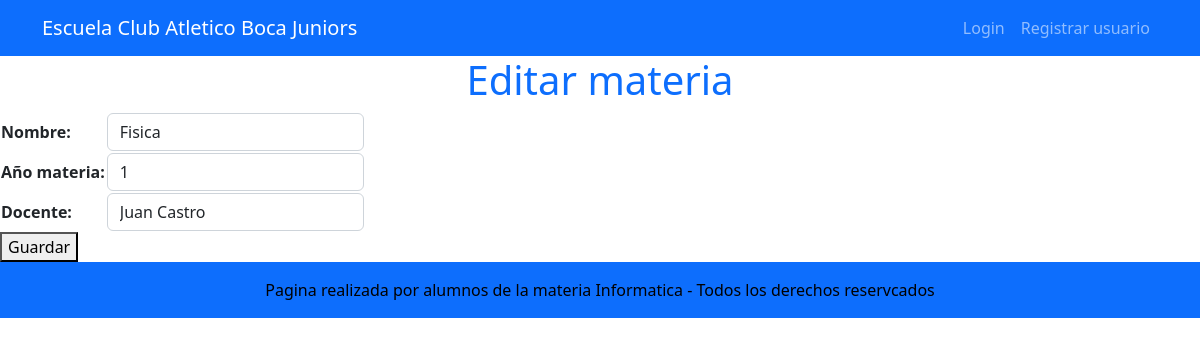
The page /materia/actualizar_materia/4 on the database its author committed.
### materia/models.py (models this page shows, shortened)
class Materia(models.Model):
    nombre = models.CharField(max_length=150, unique=True)
    año_materia= models.IntegerField(null=True, unique=True)
    docente = models.CharField(max_length=150, null=True,  unique=True)

### materia/views.py (the view)
# urls.py: path("actualizar_materia/<int:pk>", actualizar_materia, name="actualizar_materia"),
def actualizar_materia(request, pk:int):
    consulta = Materia.objects.get(id=pk)
    if request.method == "POST":
        form = MateriaForm(request.POST, instance=consulta)
        if form.is_valid():
            form.save()
            return redirect("materia:listado_materias")
    else:
        form = MateriaForm(instance=consulta)
    return render(request, "materia/crear_materia.html", {"form": form})

### materia/forms.py
class MateriaForm(forms.ModelForm):
    class Meta:
        model = Materia
        fields = ["nombre", "año_materia", "docente" ]
        widgets = {
            "nombre": forms.TextInput(attrs={"class": "form-control"}),
            "año_materia": forms.TextInput(attrs={"class": "form-control"}),
            "docente": forms.TextInput(attrs={"class": "form-control"}),
        }

### materia/templates/materia/crear_materia.html (shortened to what this page needs)
{% extends 'core/base.html' %}
{% block titulo_aplicacion %}
    {% if form.instance.pk %}
        Editar materia
    {% else %}
        Crear materia
    {% endif %}
{% endblock titulo_aplicacion %}
{% block contenido %}
    <form  method="post">
        <table>
        {{form.as_table}}
        </table>
        <button type="submit">Guardar</button>
    </form>
{% endblock contenido %}

### rows shown on the page
Materia: nombre "Fisica", año_materia "1", docente "Juan Castro"
